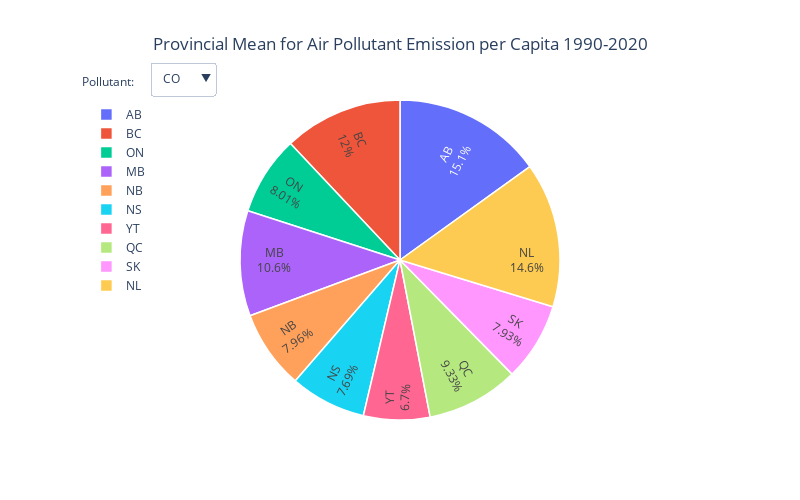

The notebook cell this image was saved under:
### Markdown cell above
Lastly, we will use a **pie graph** to see provincial contributions of total air pollutant emissions. Try to observe if you can see any interesting patterns here. Which province contributed the most to each type of air pollutant?

### Code cell
# data exploration for creating pie 

pie_fig = go.Figure()

for pollutant in pollutant_capita_mean["Pollutant"].unique():
    pie_fig.add_trace(go.Pie(labels=provinces, values=pollutant_capita_mean.loc[pollutant_capita_mean["Pollutant"] == pollutant]["Mean"],
                             name=pollutant, insidetextorientation='radial', sort=False,
                             visible=firstvis(pollutant)))

pie_fig.update_traces(textposition='inside', textinfo='percent+label', 
                      marker=dict(line=dict(color='#FFFFFF', width=1.5)))

pie_fig.update_layout(showlegend=True,
                      updatemenus=[dict(active=0,
                                        buttons=pollutant_buttons,
                                        direction="down", pad={"r": 10, "t": 10},
                                        showactive=True, x=0.11, xanchor="left", y=1.15, yanchor="top")],
                      legend=dict(yanchor="top", y=1, xanchor="left", x=0.01, bgcolor='rgba(0,0,0,0)'),
                      annotations=[dict(text="Pollutant:",x=0, y=1.09, yref="paper", xref="paper", align="left", showarrow=False)],
                      xaxis_title="Province", yaxis_title="Emission per Capita (tonnes/capita)",
                      title_text="Provincial Mean for Air Pollutant Emission per Capita 1990-2020", title_x=0.5, width=800, height=500)


pie_fig.show()

### Figure 1 — Plotly figure (JSON) as saved in the notebook; plotly's stock layout.template omitted (floating-point values rounded to 4 significant figures)
{"data": [{"insidetextorientation": "radial", "labels": ["AB", "BC", "ON", "MB", "NB", "NS", "YT", "QC", "SK", "NL", "PE"], "marker": {"line": {"color": "#FFFFFF", "width": 1.5}}, "name": "CO", "sort": false, "textinfo": "percent+label", "textposition": "inside", "type": "pie", "values": [0.4268, 0.3402, 0.2269, 0.3014, 0.2254, 0.2178, 0.1898, 0.2643, 0.2245, 0.4146], "visible": true}, {"insidetextorientation": "radial", "labels": ["AB", "BC", "ON", "MB", "NB", "NS", "YT", "QC", "SK", "NL", "PE"], "marker": {"line": {"color": "#FFFFFF", "width": 1.5}}, "name": "NH3", "sort": false, "textinfo": "percent+label", "textposition": "inside", "type": "pie", "values": [0.03858, 0.005356, 0.04393, 0.006092, 0.001857, 0.004562, 0.008145, 0.02261, 0.008525, 0.07556], "visible": false}, {"insidetextorientation": "radial", "labels": ["AB", "BC", "ON", "MB", "NB", "NS", "YT", "QC", "SK", "NL", "PE"], "marker": {"line": {"color": "#FFFFFF", "width": 1.5}}, "name": "NOX", "sort": false, "textinfo": "percent+label", "textposition": "inside", "type": "pie", "values": [0.2091, 0.06406, 0.05057, 0.07799, 0.09225, 0.07475, 0.0411, 0.04411, 0.03487, 0.1589], "visible": false}, {"insidetextorientation": "radial", "labels": ["AB", "BC", "ON", "MB", "NB", "NS", "YT", "QC", "SK", "NL", "PE"], "marker": {"line": {"color": "#FFFFFF", "width": 1.5}}, "name": "SOX", "sort": false, "textinfo": "percent+label", "textposition": "inside", "type": "pie", "values": [0.1318, 0.0181, 0.2459, 0.09926, 0.0864, 0.1476, 0.0399, 0.01445, 0.02741, 0.1247], "visible": false}, {"insidetextorientation": "radial", "labels": ["AB", "BC", "ON", "MB", "NB", "NS", "YT", "QC", "SK", "NL", "PE"], "marker": {"line": {"color": "#FFFFFF", "width": 1.5}}, "name": "VOC", "sort": false, "textinfo": "percent+label", "textposition": "inside", "type": "pie", "values": [0.1796, 0.06377, 0.06606, 0.07492, 0.06556, 0.05342, 0.04948, 0.05695, 0.04767, 0.2298], "visible": false}], "layout": {"annotations": [{"align": "left", "showarrow": false, "text": "Pollutant:", "x": 0, "xref": "paper", "y": 1.09, "yref": "paper"}], "height": 500, "legend": {"bgcolor": "rgba(0, 0, 0, 0)", "x": 0.01, "xanchor": "left", "y": 1, "yanchor": "top"}, "showlegend": true, "title": {"text": "Provincial Mean for Air Pollutant Emission per Capita 1990-2020", "x": 0.5}, "updatemenus": [{"active": 0, "buttons": [{"args": [{"visible": [true, false, false, false, false]}], "label": "CO", "method": "update"}, {"args": [{"visible": [false, true, false, false, false]}], "label": "NH3", "method": "update"}, {"args": [{"visible": [false, false, true, false, false]}], "label": "NOX", "method": "update"}, {"args": [{"visible": [false, false, false, true, false]}], "label": "SOX", "method": "update"}, {"args": [{"visible": [false, false, false, false, true]}], "label": "VOC", "method": "update"}], "direction": "down", "pad": {"r": 10, "t": 10}, "showactive": true, "x": 0.11, "xanchor": "left", "y": 1.15, "yanchor": "top"}], "width": 800, "xaxis": {"title": {"text": "Province"}}, "yaxis": {"title": {"text": "Emission per Capita (tonnes/capita)"}}}}
